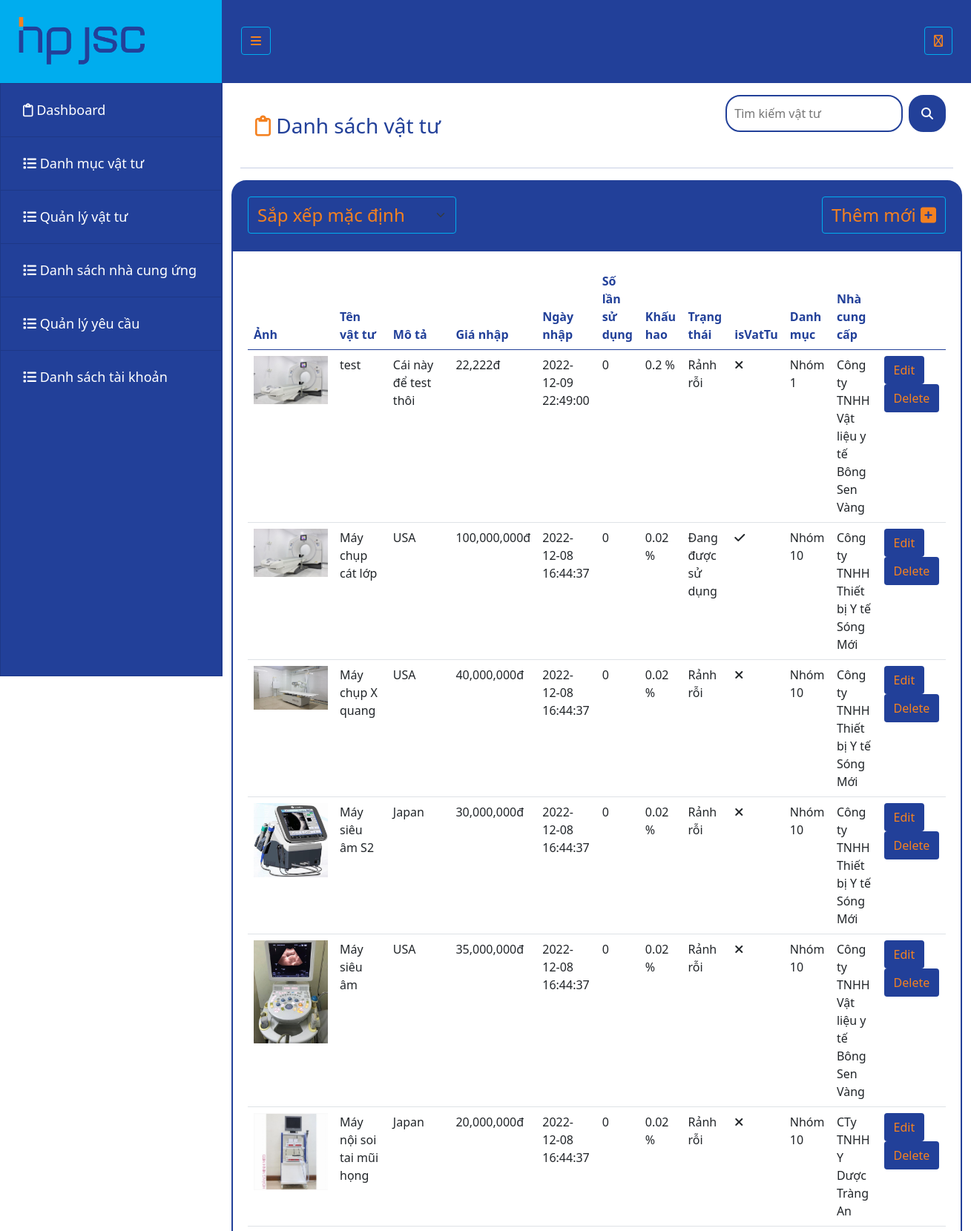
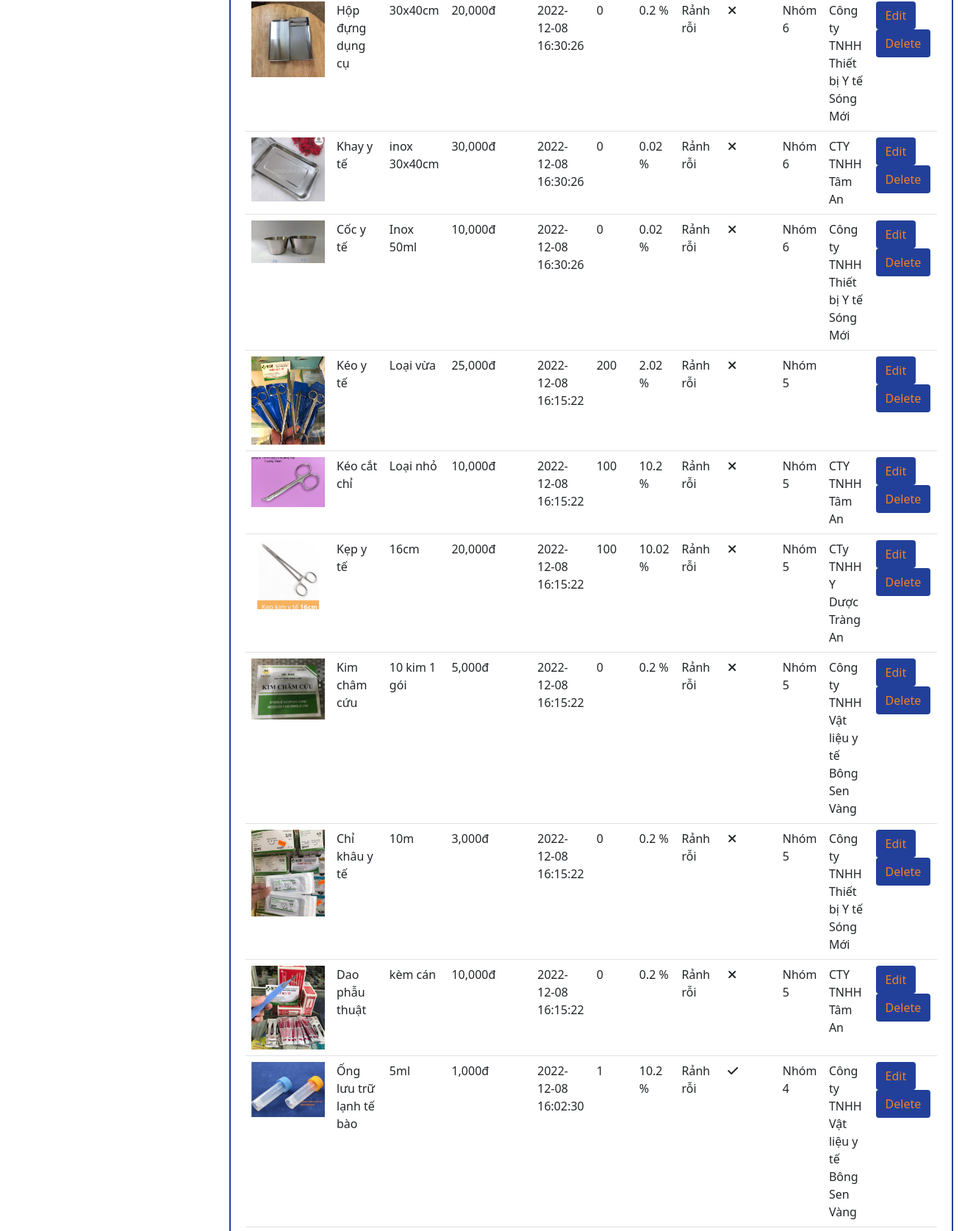
The page /admin/index.php?controller=products (signed in, upper part) on the database its author committed (2 pictures, top to bottom).
### tables this page shows
CREATE TABLE `products` (
  `masp` int(11) NOT NULL,
  `tensp` varchar(500) NOT NULL,
  `anh` varchar(500) NOT NULL,
  `mota` varchar(500) NOT NULL,
  `gianhap` int(11) NOT NULL,
  `ngaynhap` datetime NOT NULL,
  `khauhaoperday` float NOT NULL,
  `khauhaoperused` float NOT NULL,
  `solansudung` int(11) NOT NULL,
  `trangthai` int(11) NOT NULL,
  `isvattu` int(11) NOT NULL,
  `madm` int(11) NOT NULL,
  `macty` int(11) NOT NULL
);

CREATE TABLE `categories` (
  `madm` int(11) NOT NULL,
  `tendm` varchar(500) NOT NULL,
  `mota` varchar(500) NOT NULL,
  `danhmuccha` int(11) NOT NULL
);

CREATE TABLE `companies` (
  `macty` int(11) NOT NULL,
  `tencty` varchar(500) NOT NULL,
  `diachi` varchar(500) NOT NULL,
  `sdt` varchar(13) NOT NULL,
  `email` varchar(500) NOT NULL,
  `logo` varchar(500) NOT NULL
);

### admin/controllers/ProductsController.php (called while the page is built, shortened)
<?php
	include "models/ProductsModel.php";
	class ProductsController extends Controller{
		public function index(){
			$recordPerPage = 20;
			$numPage = ceil($this->modelTotalRecord()/$recordPerPage);
			$data = $this->modelRead($recordPerPage);
			$this->loadView("ProductsView.php",["data"=>$data,"numPage"=>$numPage]);
		}
	}
 ?>

### admin/models/ProductsModel.php (called while the page is built, shortened)
<?php
	trait ProductsModel{
		public function modelRead($recordPerPage){
			$page = isset($_GET["p"]) && $_GET["p"] > 0 ? ($_GET["p"] - 1) : 0;
			$from = $page * $recordPerPage;
			$sqlOrder = "";
			$order = isset($_GET["order"]) ? $_GET["order"] : "";
			switch ($order) {
				default:
					$sqlOrder = "order by masp desc";
					break;
			}
			$db = Connection::getInstance();
			$query = $db->query("select * from products $sqlOrder limit $from,$recordPerPage");
			return $query->fetchAll();
		}
		public function getCategory($madm){
			$db = Connection::getInstance();
			$query = $db->query("select * from categories where madm = $madm");
			return $query->fetch();
		}
		public function getCompany($macty){
			$db = Connection::getInstance();
			$query = $db->query("select * from companies where macty = $macty");
			return $query->fetch();
		}
	}
 ?>

### admin/views/ProductsView.php (the view, shortened to what this page needs)
 <div class="container-fluid mt-3">
    <div class="d-flex justify-content-between">
        <div class="title" style="font-size: 28px; color:#224099; padding:20px;">
        <i class="far fa-clipboard" style="color: #f48120;"></i> Danh sách vật tư
        </div>
        <div>
            <div class="header-search d-flex">
            <input class="input-control me-2" autocomplete="off" type="search" placeholder="  Tìm kiếm vật tư" id="key" aria-label="Search">
            <button class="btn " type="submit"><i class="fas fa-search" id="btnSearchADMIN"></i></button>
            </div>
          </div>
    </div>
    <hr width="100%" style="color: #224099;">
</div>
<div class="container-fluid mt-3 p-0" style="">
    <div class="d-flex justify-content-between " style="border: 2px solid #224099; border-radius:20px 20px 0 0; background-color:#224099 ;">
        <div class="" style="padding:20px;">
            <select class="form-select" aria-label="Default select example" style="font-size: 24px; color: #f48120; background-color: #224099; border-color: #00adee;"
            onchange="location.href = 'index.php?controller=products&order='+this.value;">
              <option selected>Sắp xếp mặc định</option>
            </select>
        </div>
        <div class="" style="padding: 20px;">
          <a href="index.php?controller=products&action=create" class="btn btn-hover" style="font-size: 24px; border-color: #00adee;">Thêm mới <i class="fas fa-plus-square"></i></a>
        </div>
    </div>
    <div style="border: 2px solid #224099; border-radius:0 0 20px 20px; padding: 20px;">
        <table class="table table-data">
            <thead>
                <tr>
                  <th scope="col">Ảnh</th>
                  <th scope="col">Tên vật tư</th>
                  <th scope="col">Mô tả</th>
                  <th scope="col">Giá nhập</th>
                  <th scope="col">Ngày nhập</th>
                  <th scope="col">Số lần sử dụng</th>
                  <th scope="col">Khấu hao</th>
                  <th scope="col">Trạng thái</th>
                  <th scope="col">isVatTu</th>
                  <th scope="col">Danh mục</th>
                  <th scope="col">Nhà cung cấp</th>
                  <th scope="col"></th>
                </tr>
            </thead>
            <tbody>
                <?php foreach($data as $rows): ?>
                <tr>
                    <td><?php if($rows->anh != "" && file_exists("../assets/upload/products/".$rows->anh)): ?>
                            <img src="../assets/upload/products/<?php echo $rows->anh; ?>" style="max-width: 100px;">
                        <?php endif; ?></td>
                    <td><?php echo $rows->tensp; ?></td>
                    <td><?php echo $rows->mota; ?></td>
                    <td><?php echo number_format($rows->gianhap); ?>đ</td>
                    <td><?php echo $rows->ngaynhap; ?></td>
                    <td><?php echo $rows->solansudung; ?></td>
                    <?php
                        $ngaynhap = strtotime("$rows->ngaynhap");
                        $songaysudung = ceil((time()-$ngaynhap)/60/60/24);
                        $khauhao = ($songaysudung * $rows->khauhaoperday) + ($rows->solansudung * $rows->khauhaoperused);
                     ?>
                    <td><?php echo $khauhao; ?> %</td>
                    <td><?php if(isset($rows->trangthai) && $rows->trangthai == 1): ?>
                            Đang được sử dụng
                        <?php endif; ?>
                        <?php if(isset($rows->trangthai) && $rows->trangthai == 0): ?>
                            Rảnh rỗi
                        <?php endif; ?>
                    </td>
                    <td><?php if(isset($rows->isvattu) && $rows->isvattu == 1): ?>
                            <i class="fas fa-check"></i>
                        <?php endif; ?>
                        <?php if(isset($rows->isvattu) && $rows->isvattu == 0): ?>
                            <i class="fas fa-times"></i>
                        <?php endif; ?>
                    </td>
                    <td><?php
                            $category = $this->getCategory($rows->madm);
                            echo isset($category->tendm) ? $category->tendm : "";
                         ?></td>
                    <td><?php
                            $company = $this->getCompany($rows->macty);
                            echo isset($company->tencty) ? $company->tencty : "";
                         ?></td>
                    <td>
                        <a class="btn btn-hover" href="index.php?controller=products&action=update&masp=<?php echo $rows->masp; ?>">Edit</a>&nbsp;
                        <a class="btn btn-hover" href="index.php?controller=products&action=delete&masp=<?php echo $rows->masp; ?>" onclick="return window.confirm('Are you sure?');">Delete</a>
                    </td>
                </tr>
                <?php endforeach; ?>
            </tbody>
        </table>
    </div>
</div>

### assets/admin/css/styles.css (style rules this page uses)
body { display: flex; padding: 0px; }
a { font-size: 20px; text-decoration: none; }
.btn-hover { color:#f48120; background-color: #224099; }
.table-data th { color: #224099; }

### admin/views/ProductsView.php (style rules this page uses)
.header-search { padding: 0px 10px; font-weight: bold; text-transform: uppercase; }
.header-search input { border: 2px solid #224099; border-radius: 20px; height: 50px; }
.header-search button { border: 2px solid #224099; border-radius: 20px; height: 50px; width: 50px; background-color: #224099; color: #ffffff; }

### rows shown on the page
products: anh (picture), tensp "test", mota "Cái này để test thôi", gianhap "22,222", ngaynhap "2022-12-09 22:49:00", solansudung "0", khauhaoperday "0.2", trangthai "Rảnh rỗi", isvattu 0 (drawn), categories.tendm "Nhóm 1", companies.tencty "Công ty TNHH Vật liệu y tế Bông Sen Vàng"
products: anh (picture), tensp "Máy chụp cát lớp", mota "USA", gianhap "100,000,000", ngaynhap "2022-12-08 16:44:37", solansudung "0", khauhao "0.02", trangthai "Đang được sử dụng", isvattu 1 (drawn), categories.tendm "Nhóm 10", companies.tencty "Công ty TNHH Thiết bị Y tế Sóng Mới"
products: anh (picture), tensp "Máy chụp X quang", mota "USA", gianhap "40,000,000", ngaynhap "2022-12-08 16:44:37", solansudung "0", khauhao "0.02", trangthai "Rảnh rỗi", isvattu 0 (drawn), categories.tendm "Nhóm 10", companies.tencty "Công ty TNHH Thiết bị Y tế Sóng Mới"
products: anh (picture), tensp "Máy siêu âm S2", mota "Japan", gianhap "30,000,000", ngaynhap "2022-12-08 16:44:37", solansudung "0", khauhao "0.02", trangthai "Rảnh rỗi", isvattu 0 (drawn), categories.tendm "Nhóm 10", companies.tencty "Công ty TNHH Thiết bị Y tế Sóng Mới"
products: anh (picture), tensp "Máy siêu âm", mota "USA", gianhap "35,000,000", ngaynhap "2022-12-08 16:44:37", solansudung "0", khauhao "0.02", trangthai "Rảnh rỗi", isvattu 0 (drawn), categories.tendm "Nhóm 10", companies.tencty "Công ty TNHH Vật liệu y tế Bông Sen Vàng"
products: anh (picture), tensp "Máy nội soi tai mũi họng", mota "Japan", gianhap "20,000,000", ngaynhap "2022-12-08 16:44:37", solansudung "0", khauhao "0.02", trangthai "Rảnh rỗi", isvattu 0 (drawn), categories.tendm "Nhóm 10", companies.tencty "CTy TNHH Y Dược Tràng An"
products: anh (picture), tensp "Hộp đựng dụng cụ", mota "30x40cm", gianhap "20,000", ngaynhap "2022-12-08 16:30:26", solansudung "0", khauhao "0.2", trangthai "Rảnh rỗi", isvattu 0 (drawn), categories.tendm "Nhóm 6", companies.tencty "Công ty TNHH Thiết bị Y tế Sóng Mới"
products: anh (picture), tensp "Khay y tế", mota "inox 30x40cm", gianhap "30,000", ngaynhap "2022-12-08 16:30:26", solansudung "0", khauhao "0.02", trangthai "Rảnh rỗi", isvattu 0 (drawn), categories.tendm "Nhóm 6", companies.tencty "CTY TNHH Tâm An"
products: anh (picture), tensp "Cốc y tế", mota "Inox 50ml", gianhap "10,000", ngaynhap "2022-12-08 16:30:26", solansudung "0", khauhao "0.02", trangthai "Rảnh rỗi", isvattu 0 (drawn), categories.tendm "Nhóm 6", companies.tencty "Công ty TNHH Thiết bị Y tế Sóng Mới"
products: anh (picture), tensp "Kéo y tế", mota "Loại vừa", gianhap "25,000", ngaynhap "2022-12-08 16:15:22", solansudung "200", khauhao "2.02", trangthai "Rảnh rỗi", isvattu 0 (drawn), categories.tendm "Nhóm 5"
products: anh (picture), tensp "Kéo cắt chỉ", mota "Loại nhỏ", gianhap "10,000", ngaynhap "2022-12-08 16:15:22", solansudung "100", khauhao "10.2", trangthai "Rảnh rỗi", isvattu 0 (drawn), categories.tendm "Nhóm 5", companies.tencty "CTY TNHH Tâm An"
products: anh (picture), tensp "Kẹp y tế", mota "16cm", gianhap "20,000", ngaynhap "2022-12-08 16:15:22", solansudung "100", khauhao "10.02", trangthai "Rảnh rỗi", isvattu 0 (drawn), categories.tendm "Nhóm 5", companies.tencty "CTy TNHH Y Dược Tràng An"
products: anh (picture), tensp "Kim châm cứu", mota "10 kim 1 gói", gianhap "5,000", ngaynhap "2022-12-08 16:15:22", solansudung "0", khauhao "0.2", trangthai "Rảnh rỗi", isvattu 0 (drawn), categories.tendm "Nhóm 5", companies.tencty "Công ty TNHH Vật liệu y tế Bông Sen Vàng"
products: anh (picture), tensp "Chỉ khâu y tế", mota "10m", gianhap "3,000", ngaynhap "2022-12-08 16:15:22", solansudung "0", khauhao "0.2", trangthai "Rảnh rỗi", isvattu 0 (drawn), categories.tendm "Nhóm 5", companies.tencty "Công ty TNHH Thiết bị Y tế Sóng Mới"
products: anh (picture), tensp "Dao phẫu thuật", mota "kèm cán", gianhap "10,000", ngaynhap "2022-12-08 16:15:22", solansudung "0", khauhao "0.2", trangthai "Rảnh rỗi", isvattu 0 (drawn), categories.tendm "Nhóm 5", companies.tencty "CTY TNHH Tâm An"
products: anh (picture), tensp "Ống lưu trữ lạnh tế bào", mota "5ml", gianhap "1,000", ngaynhap "2022-12-08 16:02:30", solansudung "1", khauhao "10.2", trangthai "Rảnh rỗi", isvattu 1 (drawn), categories.tendm "Nhóm 4", companies.tencty "Công ty TNHH Vật liệu y tế Bông Sen Vàng"
